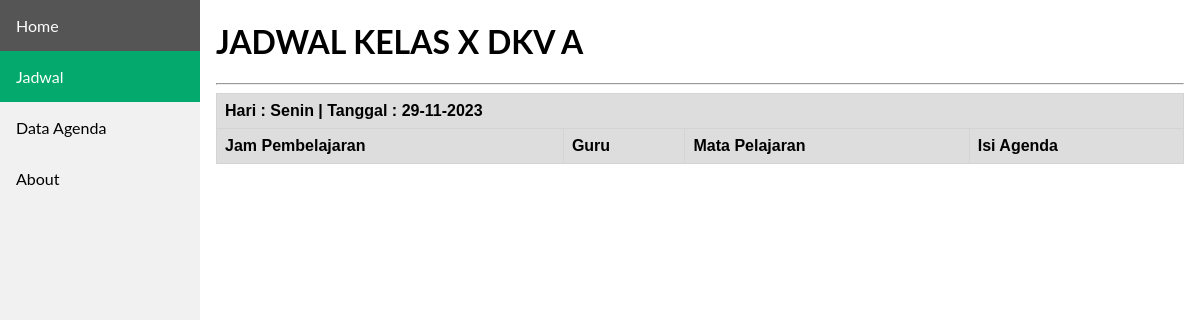
Page /agenda/data_agenda.php?id=E10001 on the earlier database version.
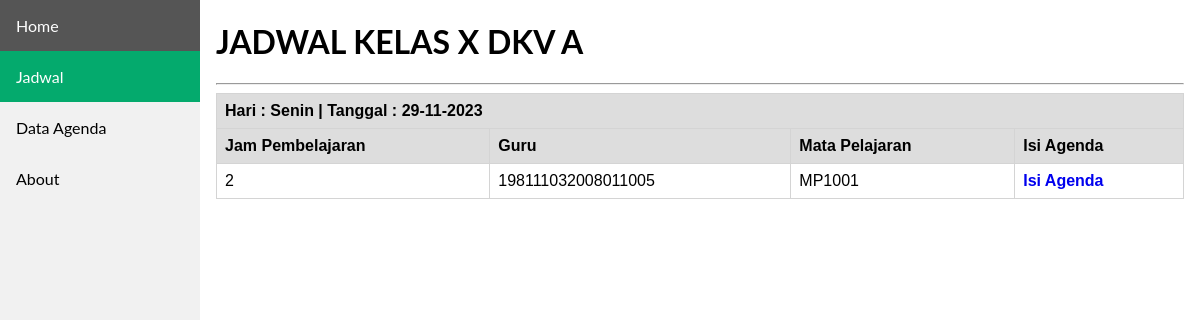
Same page on the later database version.
### tables this page shows
CREATE TABLE `tb_jadwal` (
  `id_jadwal` int(11) NOT NULL,
  `id_kelas` varchar(6) NOT NULL,
  `hari` varchar(10) NOT NULL,
  `jam` varchar(15) NOT NULL,
  `nip` varchar(18) NOT NULL,
  `id_mapel` varchar(6) NOT NULL
);

### agenda/data_agenda.php (the view, shortened to what this page needs)
<!DOCTYPE html>
<html lang="en">
<head>
    <link rel="stylesheet" href="navbar.css">
</head>
<body>
    <header>
        <div class="sidebar">
        <a href="beranda.php">Home</a>
        <a class="active" href="data_agenda.php">Jadwal</a>
        <a href="tampil_agenda.php">Data Agenda</a>
        <a href="#about">About</a>
        </div>
    </header>
    <div class="content">
        <h1>JADWAL KELAS X DKV A</h1><hr>
    <form action="isi_agenda_guru.php" method="POST">
        <table>
            <tr>
                <th colspan="4"><b>Hari : Senin | Tanggal : 29-11-2023</b></th>
            </tr>
            <tr>
                <th>Jam Pembelajaran</th>
                <th>Guru</th>
                <th>Mata Pelajaran</th>
                <th>Isi Agenda</th>
            </tr>
                <?php
                    include 'koneksi.php';
                    $kelas = $_GET['id'];
                    $sql1 = "SELECT * FROM tb_jadwal WHERE id_kelas='$kelas'";
                    $proses = mysqli_query($Conn, $sql1);
                    foreach($proses as $jadwal){ ?>
                        <tr>
                        <td><?= $jadwal['jam'] ?></td>
                        <td><?= $jadwal['nip'] ?></td>
                        <td><?= $jadwal['id_mapel'] ?></td>
                        <td><a href="isi_agenda.php" style="text-decoration: none;"><b>Isi Agenda</b></a></td>
                        </tr>
                <?php }  ?>
        </table>
    </form>
    </div>
</body>
</html>

Differences in the rows shown:
added tb_jadwal: jam "2", nip "198111032008011005", id_mapel "MP1001"
